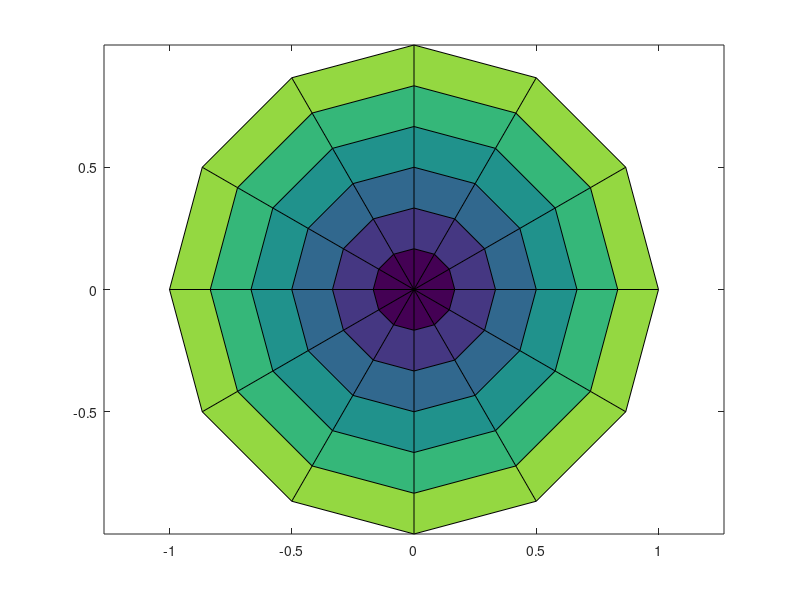

Write the MATLAB code that produced this figure. (Note: this script raises an error after producing the figure.)
n = 6;
r = (0:n)'/n;
theta = pi*(-n:n)/n;
X = r*cos(theta);
Y = r*sin(theta);
C = r*ones(1,13);
pcolor(X,Y,C)
axis equal tight


%% 
n = size(sig_rad,1);
r = linspace(0,0.3,n)';
theta = linspace(-pi,pi,100);
X = r*cos(theta);
Y = r*sin(theta);
C = sig_rad(:,70)*ones(1,100);
pcolor(X,Y,C)
axis equal tight
shading flat